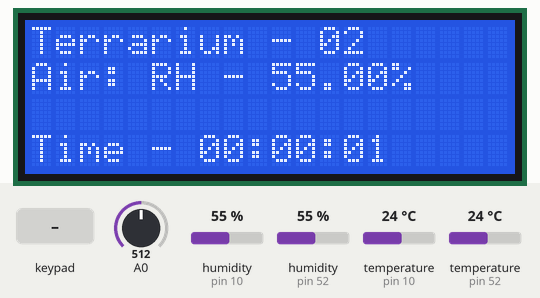
Recording of a sketch running on a simulated Arduino Uno, built with avr-gcc and run on an emulated ATmega328P. Shown: 20×4 character LCD. The inputs (shaded band) are chosen by the test bench; at power-on: temperature (sensors on pin 10, pin 52) 24 °C, A0 = 512, humidity (sensors on pin 10, pin 52) 55 %.

Above: at 1.2 s.
1.3 s: key '*' pressed
At 1.6 s:
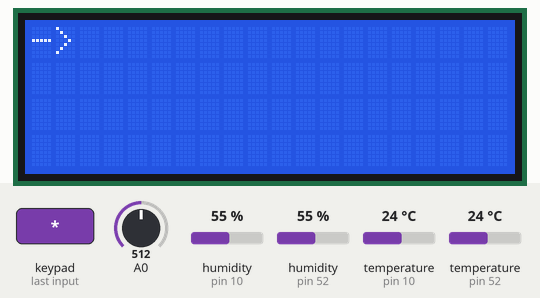
2.8 s: keypad keys B 1 0 1 # * pressed 0.4 s apart
At 5.8 s:
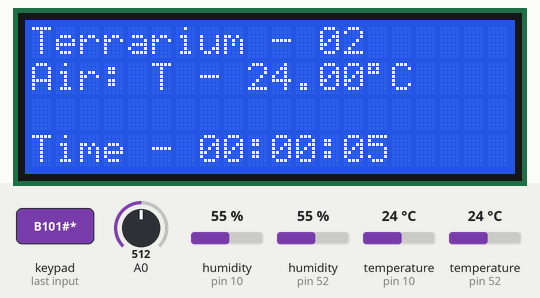
6.7 s: temperature (sensor on pin 10) set to 4 °C
13.5 s: temperature (sensor on pin 52) set to 4 °C
19.5 s: A0 set to 306
At 20.8 s:
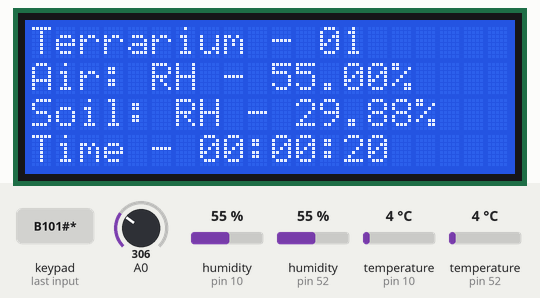
25.5 s: humidity (sensor on pin 10) set to 22 %
At 37.7 s:
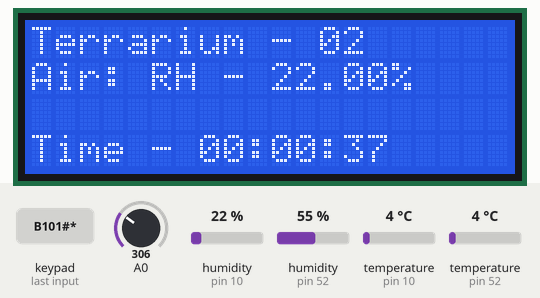
Timing chart, 0 to 38.6 s (numbered marks = the images above; inputs shaded):
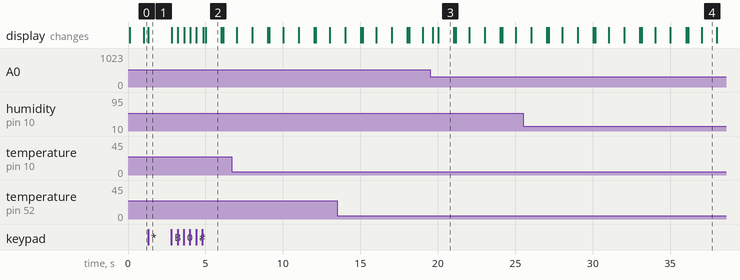

The sketch:

Terrarium.ino
```cpp
#include<stdlib.h>
#include <stdio.h>
#include "LCDIC2.h"

#include "Terrarium.h"
#include "Keyboard.h"
#include "ClockArduino.h"

LCDIC2 lcd(0x27, 20, 4); //Information about connecting a new display
Keyboard keyboard_device;
Terrarium terrarium[2];
ClockArduino clock_arduino;

char code[16];
char code_history[16];
int mode_keypad_history = 0;
int mode_keypad = 0; //0 - data terrarium, 1 - set key
unsigned long current_time = 0;
unsigned long display_time_terrarium = 0;
unsigned long display_time_type_data = 0;
unsigned long refresh_time = 0;
int number_terrarium = 0;
int number_type_data = 0;

void setup() {

  Serial.begin(9600);
  lcd.begin();
  lcd.clear();

  terrarium[0].setName("Terrarium - 01");
  terrarium[0].setWaterPumpOn("B101#");
  terrarium[0].setWaterPumpWorkNormal("B102#");
  terrarium[0].setWaterPumpOff("B100#");
  terrarium[0].setFoggerOn("C101#");
  terrarium[0].setFoggerWorkNormal("C102#");
  terrarium[0].setFoggerOff("C100#");
  terrarium[0].setVentilatorOn("D001#");
  terrarium[0].setVentilatorWorkNormal("D002#");
  terrarium[0].setVentilatorOff("D000#");
  terrarium[0].setLightingOn("BA101#");
  terrarium[0].setLightingWorkNormal("BA102#");
  terrarium[0].setLightingOff("BA100#");
  terrarium[0].setAllOn("A001#");
  terrarium[0].setAllOff("0#");
  terrarium[0].setNormalWorking("A000#");

  terrarium[0].setPinSensorSoilHumidity(A0);
  terrarium[0].setPinSensorTemperatureHumidity(52);
  terrarium[0].setPinButton_mode_on_all(28);
  terrarium[0].setPinButton_mode_off_all(30);
  terrarium[0].setPinButton_on_lighting(26);
  terrarium[0].setPinButton_off_lighting(24);
  terrarium[0].setPinFogger(35);
  terrarium[0].setPinLighting(43);
  terrarium[0].setPinVentilator(33);
  terrarium[0].setPinWaterPump(39);

  terrarium[1].setName("Terrarium - 02");
  terrarium[1].setWaterPumpOn("B201#");
  terrarium[1].setWaterPumpWorkNormal("B202#");
  terrarium[1].setWaterPumpOff("B200#");
  terrarium[1].setFoggerOn("C201#");
  terrarium[1].setFoggerWorkNormal("C202#");
  terrarium[1].setFoggerOff("C200#");
  terrarium[1].setVentilatorOn("D001#");
  terrarium[1].setVentilatorWorkNormal("D002#");
  terrarium[1].setVentilatorOff("D000#");
  terrarium[1].setLightingOn("BA101#");
  terrarium[1].setLightingWorkNormal("BA102#");
  terrarium[1].setLightingOff("BA100#");
  terrarium[1].setAllOn("A001#");
  terrarium[1].setAllOff("0#");
  terrarium[1].setNormalWorking("A000#");

  terrarium[1].setPinSensorTemperatureHumidity(10);
  terrarium[1].setPinButton_mode_on_all(28);
  terrarium[1].setPinButton_mode_off_all(30);
  terrarium[1].setPinButton_on_lighting(26);
  terrarium[1].setPinButton_off_lighting(24);
  terrarium[1].setPinFogger(37);
  terrarium[1].setPinLighting(43);
  terrarium[1].setPinVentilator(33);
  terrarium[1].setPinWaterPump(41);
}

void(* resetFunc) (void) = 0; // create a standard reset function

void loop() {
  current_time = millis();

  readKeyboard();
  viewInformation();
  refresh();
  restartSystem();
}

void readKeyboard()
{
  //read keyboard
  keyboard_device.readCode();
  strcpy(code, "-> ");
  strcat(code, keyboard_device.getCode());
  mode_keypad = keyboard_device.getMode();

  //check mode
  if (mode_keypad_history != mode_keypad)
  {
    mode_keypad_history = mode_keypad;
    lcd.clear();

    if (mode_keypad == 1)
    {
      strcpy(code, "-> ");
      lcd.setCursor(0, 0);
      lcd.print(code);
    }
  }
}

void viewInformation()
{
  //Display information depending on the mode
  if (mode_keypad == 0)
  {
    //Terrarium
    //Check whether the time to change the display text has elapsed
    if (current_time > display_time_terrarium)
    {
      display_time_terrarium = current_time + 6000;
      number_terrarium = getNextNumberTerrarium();
      refresh_time = current_time;
      display_time_type_data = current_time;
      lcd.clear();
    }

    if (current_time > display_time_type_data)
    {
      display_time_type_data = current_time + 3000;
      number_type_data = number_type_data == 0 ? 1 : 0;
    }

    if (current_time > refresh_time)
    {
      refresh_time = current_time + 1500;

      char text[80];

      //Displaying information
      lcd.setCursor(0, 0);
      lcd.print(terrarium[number_terrarium].getName());

      if (number_type_data == 0)
      {
        lcd.setCursor(0, 1);

        float temperatureAir = terrarium[number_terrarium].getTemperatureAir();
        char *tmpSign = (temperatureAir < 0) ? "-" : "";
        float tmpVal = (temperatureAir < 0) ? -temperatureAir : temperatureAir;

        int tmpInt1 = tmpVal;
        float tmpFrac = tmpVal - tmpInt1;
        int tmpInt2 = trunc(tmpFrac * 100);

        sprintf(text, "Air: T - %s%d.%02d\xDF""C", tmpSign, tmpInt1, tmpInt2);
        lcd.print(text);
      }
      else
      {
        lcd.setCursor(0, 1);


        float humidityAir = terrarium[number_terrarium].getHumidityAir();
        char *tmpSign = (humidityAir < 0) ? "-" : "";
        float tmpVal = (humidityAir < 0) ? -humidityAir : humidityAir;

        int tmpInt1 = tmpVal;
        float tmpFrac = tmpVal - tmpInt1;
        int tmpInt2 = trunc(tmpFrac * 100);

        sprintf(text, "Air: RH - %s%d.%02d%%   ", tmpSign, tmpInt1, tmpInt2);
        lcd.print(text);
      }

      if (terrarium[number_terrarium].getHumiditySoil() != -1)
      {
        lcd.setCursor(0, 2);

        float humiditySoil = terrarium[number_terrarium].getHumiditySoil();
        char *tmpSign = (humiditySoil < 0) ? "-" : "";
        float tmpVal = (humiditySoil < 0) ? -humiditySoil : humiditySoil;

        int tmpInt1 = tmpVal;
        float tmpFrac = tmpVal - tmpInt1;
        int tmpInt2 = trunc(tmpFrac * 100);

        sprintf(text, "Soil: RH - %s%d.%02d%%   ", tmpSign, tmpInt1, tmpInt2);
        lcd.print(text);
      }
    }

    lcd.setCursor(0, 3);
    lcd.print(clock_arduino.getTime());

  }
  else
  {
    //Keyboard
    if (strcmp( code, code_history ) != 0 )
    {
      lcd.setCursor(0, 0);
      lcd.print(code);

      if (strstr(keyboard_device.getCodeAccept(), "#") != NULL)
      {
        for (int i = 0; i < (sizeof(terrarium) / sizeof(terrarium[0])); i++)
        {
          terrarium[i].executeCode(keyboard_device.getCodeAccept());
        }

        lcd.clear();
        keyboard_device.refresh();
        strcpy(code, "-> ");
        lcd.setCursor(0, 0);
        lcd.print(code);
      }
    }
    strcpy(code_history, code);
  }
}

void refresh()
{
  for (int i = 0; i < (sizeof(terrarium) / sizeof(terrarium[0])); i++)
  {
    terrarium[i].refresh();
  }
}

void restartSystem()
{
  if (clock_arduino.getHour() >= 23 && clock_arduino.getMinutes() >= 59 && clock_arduino.getSeconds() >= 55)
  {
    resetFunc();
  }
}

int getNextNumberTerrarium()
{
  if ((sizeof(terrarium) / sizeof(terrarium[0])) == (number_terrarium + 1))
  {
    return 0;
  }
  else
  {
    return ++number_terrarium;
  }
}
```

Button.cpp
```cpp
#include "Button.h"

Button::Button()
{}

void Button::setPin(int pin)
{
  pin_device = pin;
  ez_button = new ezButton(pin_device);
  ez_button->setDebounceTime(50);

  int state = ez_button->getState();
  if (state == HIGH)
  {
    isOn = false;
  }
  else
  {
    isOn = true;
  }
}

void Button::refresh()
{
  ez_button->loop();

  if (ez_button->isPressed())
  {
    isOn = true;
  }

  if (ez_button->isReleased())
  {
    isOn = false;
  }
}

int Button::getActivity()
{
  return isOn == true ? 1 : 0;
}
```

Button.h
```cpp
#pragma once
#include <ezButton.h>
#include "Arduino.h"

class Button
{
  public:
    Button();
    void setPin(int pin);
    void refresh();
    int getActivity();

  protected:

  private:
    ezButton *ez_button;
    bool isOn = false;
    int pin_device;
};
```

ClockArduino.cpp
```cpp
#include "ClockArduino.h"

ClockArduino::ClockArduino()
{}

char* ClockArduino::getTime()
{
  refresh();

  sprintf(time_text, "Time - %02d:%02d:%02d", hours, minutes, seconds);

  return time_text;
}

void ClockArduino::refresh()
{
  unsigned long current_time = millis();
  hours = getHour(current_time);
  minutes = getMinutes(current_time);
  seconds = getSeconds(current_time);
}

int ClockArduino::getHour()
{
  refresh();
  return hours;
}

int ClockArduino::getMinutes()
{
  refresh();
  return minutes;
}

int ClockArduino::getSeconds()
{
  refresh();
  return seconds;
}

unsigned long ClockArduino::getHour(unsigned long mill)
{
  return mill / 1000 / 60 / 60;
}

unsigned long ClockArduino::getMinutes(unsigned long mill)
{
  return (mill - (getHour(mill) * 60 * 60 * 1000)) / 1000 / 60;
}

unsigned long ClockArduino::getSeconds(unsigned long mill)
{
  return (mill - (getMinutes(mill) * 60 * 1000) - (getHour(mill) * 60 * 60 * 1000)) / 1000;
}
```

ClockArduino.h
```cpp
#pragma once
#include "Arduino.h"

class ClockArduino
{
  public:
    ClockArduino();
    char* getTime();
    void refresh();
    int getHour();
    int getMinutes();
    int getSeconds();

  protected:
    unsigned long getHour(unsigned long mill);
    unsigned long getMinutes(unsigned long mill);
    unsigned long getSeconds(unsigned long mill);

  private:
    char time_text[8];
    int hours = 0;
    int minutes = 0;
    int seconds = 0;
};
```

DeviceTerrarium.cpp
```cpp
#include "DeviceTerrarium.h"

DeviceTerrarium::DeviceTerrarium()
{
  pin_device = -1;
}

void DeviceTerrarium::init(int pin)
{
  pin_device = pin;
  pinMode(pin_device, OUTPUT);
}

void DeviceTerrarium::on()
{
  if (pin_device != -1)
  {
    digitalWrite(pin_device, HIGH);
  }
}

void DeviceTerrarium::off()
{
  if (pin_device != -1)
  {
    digitalWrite(pin_device, LOW);
  }
}
```

DeviceTerrarium.h
```cpp
#pragma once
#include <Arduino.h>

class DeviceTerrarium
{
  public:
    DeviceTerrarium();
    void init(int pin);
    void on();
    void off();

  protected:
    int pin_device;

  private:
};
```

Fogger.cpp
```cpp
#include "Fogger.h"
```

Fogger.h
```cpp
#pragma once
#include "DeviceTerrarium.h"

class Fogger : public DeviceTerrarium
{
    public:

    protected:

    private:
};
```

Keyboard.cpp
```cpp
#include "Keyboard.h"

Keyboard::Keyboard()
{
  refresh();
}

void Keyboard::refresh()
{
  strcpy(code_accept, "");
}

void Keyboard::readCode()
{
  char key = keyboard_keypad.getKey();

  if (key) {
    if (key == '*')
    {
      setMode = !setMode;
      strcpy(code, "");
      strcpy(code_accept, "*");
    }
    else if (key != '#')
    {
      char str[2] = {key , '\0'};
      strcat(code, str);
    }
    else if (key == '#')
    {
      char str[2] = {key , '\0'};
      strcat(code, str);
      strcpy(code_accept, code);

      strcpy(code, "");
    }

  }
  return code;
}


const char * Keyboard::getCode()
{
  return code;
}

const char * Keyboard::getCodeAccept()
{
  return code_accept;
}


bool Keyboard::getMode()
{
  return setMode;
}
```

Keyboard.h
```cpp
#include <Keypad.h> //biblioteka od klawiatury

class Keyboard {
  public:
    Keyboard();
    void refresh();
    void readCode();
    const char * getCode();
    const char * getCodeAccept();
    bool getMode();

  private:
    const static byte ROWS = 4; // ROWS
    const static byte COLS = 4; //COLUMNS
    char code[16];
    char code_accept[16];
    int setMode = false;
    const byte rowPins[ROWS] = {9, 8, 7, 6}; //Pins columns
    const byte colPins[COLS] = {5, 4, 3, 2}; //Pins rows

    const char keys[ROWS][COLS] = { //keyboard mapping
      {'1', '2', '3', 'A'},
      {'4', '5', '6', 'B'},
      {'7', '8', '9', 'C'},
      {'*', '0', '#', 'D'}
    };
    Keypad keyboard_keypad = Keypad( makeKeymap(keys), rowPins, colPins, ROWS, COLS ); //keyboard initialize


};
```

Lighting.cpp
```cpp
#include "Lighting.h"
```

Lighting.h
```cpp
#pragma once
#include "DeviceTerrarium.h"

class Lighting : public DeviceTerrarium
{
    public:

    protected:

    private:
};
```

SensorSoilHumidity.cpp
```cpp
#include "SensorSoilHumidity.h"

void SensorSoilHumidity::init(int pin)
{
  pin_device = pin;
}

float SensorSoilHumidity::getHumidity()
{
  return humidity;
}

void SensorSoilHumidity::refresh()
{
  if (pin_device == -1)
  {
    humidity = -1;
  }
  else
  {
    int analog_RH = 1024;

    analog_RH = analogRead(pin_device);

    humidity = (analog_RH * 100.0) / 1024.0;
  }
}
```

SensorSoilHumidity.h
```cpp
#include "Arduino.h"

class SensorSoilHumidity
{
    public:
		void init(int pin);
		float getHumidity();
		void refresh();

    protected:
		int pin_device = -1;

    private:
		float humidity = 0.0;
};
```

SensorTemperatureHumidityAir.cpp
```cpp
#include "SensorTemperatureHumidityAir.h"

SensorTemperatureHumidityAir::SensorTemperatureHumidityAir()
{}

void SensorTemperatureHumidityAir::init(int pin)
{
  pin_device = pin;

  dht.setup(pin_device, INPUT);
}

float SensorTemperatureHumidityAir::getHumidity()
{
  return humidity;
}

float SensorTemperatureHumidityAir::getTemperature()
{
  return temperature;
}

void SensorTemperatureHumidityAir::refresh()
{

  if (pin_device == -1)
  {
    humidity = -1;
    temperature = -1;
  }
  else
  {
    humidity = dht.getHumidity();
    temperature = dht.getTemperature();
  }
}
```

SensorTemperatureHumidityAir.h
```cpp
#include "DHT.h"

class SensorTemperatureHumidityAir
{
  public:
    SensorTemperatureHumidityAir();
    void init(int pin);
    float getHumidity();
    float getTemperature();
    void refresh();

  protected:
    int pin_device = -1;
    DHT dht;

  private:
    float humidity = 0.0;
    float temperature = 0.0;
};
```

Terrarium.h
```cpp
#include "Fogger.h"
#include "Lighting.h"
#include "SensorSoilHumidity.h"
#include "SensorTemperatureHumidityAir.h"
#include "Ventilator.h"
#include "WaterPump.h"
#include "ClockArduino.h"
#include "Button.h"

class Terrarium
{
  public:
    Terrarium();
    Terrarium(char* name);
    void setName(char* name);
    void init();
    void setPinFogger(int pin);
    void setPinLighting(int pin);
    void setPinSensorSoilHumidity(int pin);
    void setPinSensorTemperatureHumidity(int pin);
    void setPinVentilator(int pin);
    void setPinWaterPump(int pin);
    void setPinButton_mode_on_all(int pin);
    void setPinButton_mode_off_all(int pin);
    void setPinButton_on_lighting(int pin);
    void setPinButton_off_lighting(int pin);
    void refresh();
    char* getName();
    float getHumidityAir();
    float getTemperatureAir();
    float getHumiditySoil();
    void setWaterPumpOn(char* code);
    void setWaterPumpWorkNormal(char* code);
    void setWaterPumpOff(char* code);
    void setFoggerOn(char* code);
    void setFoggerWorkNormal(char* code);
    void setFoggerOff(char* code);
    void setVentilatorOn(char* code);
    void setVentilatorWorkNormal(char* code);
    void setVentilatorOff(char* code);
    void setLightingOn(char* code);
    void setLightingWorkNormal(char* code);
    void setLightingOff(char* code);
    void setAllOn(char* code);
    void setAllOff(char* code);
    void setNormalWorking(char* code);
    void executeCode(char* code);
    void setDebug(bool value);
    void printDebug(char* text);

    const int HUMIDITY_LEVEL_ON_WATER_DEVICE = 80;
    const int HUMIDITY_LEVEL_OFF_WATER_DEVICE = 85;
    const int HUMIDITY_LEVEL_ON_VENTILATOR = 80;

  protected:
    Fogger fogger;
    Lighting lighting;
    Ventilator ventilator;
    WaterPump waterPump;
    SensorSoilHumidity sensorSoilHumidity;
    SensorTemperatureHumidityAir sensorTemperatureHumidityAir;
    ClockArduino clockArduino;

  private:
    bool debug = false;
    float temperature = 0.0;
    float humidity = 0.0;
    char name_terrarium[16];
    char code_water_pump_on[16];
    char code_water_pump_work_normal[16];
    char code_water_pump_off[16];
    char code_fogger_on[16];
    char code_fogger_work_normal[16];
    char code_fogger_off[16];
    char code_ventilator_on[16];
    char code_ventilator_work_normal[16];
    char code_ventilator_off[16];
    char code_lighting_on[16];
    char code_lighting_work_normal[16];
    char code_lighting_off[16];
    char code_all_on[16];
    char code_all_off[16];
    char code_normal_working[16];

    int workWaterPump = 2; //0-off, 1-on, 2-normal
    int workFogger = 2; //0-off, 1-on, 2-normal
    int workVentilator = 2; //0-off, 1-on, 2-normal
    int workLighting = 2; //0-off, 1-on, 2-normal

    Button button_mode_on_all;
    Button button_mode_off_all;
    Button button_on_lighting;
    Button button_off_lighting;

    void readStatusButton();
    void setStatusWaterPump();
    void setStatusFogger();
    void setStatusVentilator();
    void setStatusLighting();

};
```

Ventilator.cpp
```cpp
#include "Ventilator.h"
```

Ventilator.h
```cpp
#pragma once
#include "DeviceTerrarium.h"

class Ventilator : public DeviceTerrarium
{
    public:

    protected:

    private:
};
```

WaterPump.cpp
```cpp
#include "WaterPump.h"
```

WaterPump.h
```cpp
#pragma once
#include "DeviceTerrarium.h"

class WaterPump : public DeviceTerrarium
{
    public:

    protected:

    private:
};
```

Source omitted: Terrarium.cpp (8776 bytes)

Measured:
- after the input at 1.3 s, the display: changes at once (image 1)
- after the input at 2.8 s, the display: first changes at once (image 2 shows a later state)
- what the display in image 3 shows lasts 1.0 s, from 20.0 s to 21.0 s
